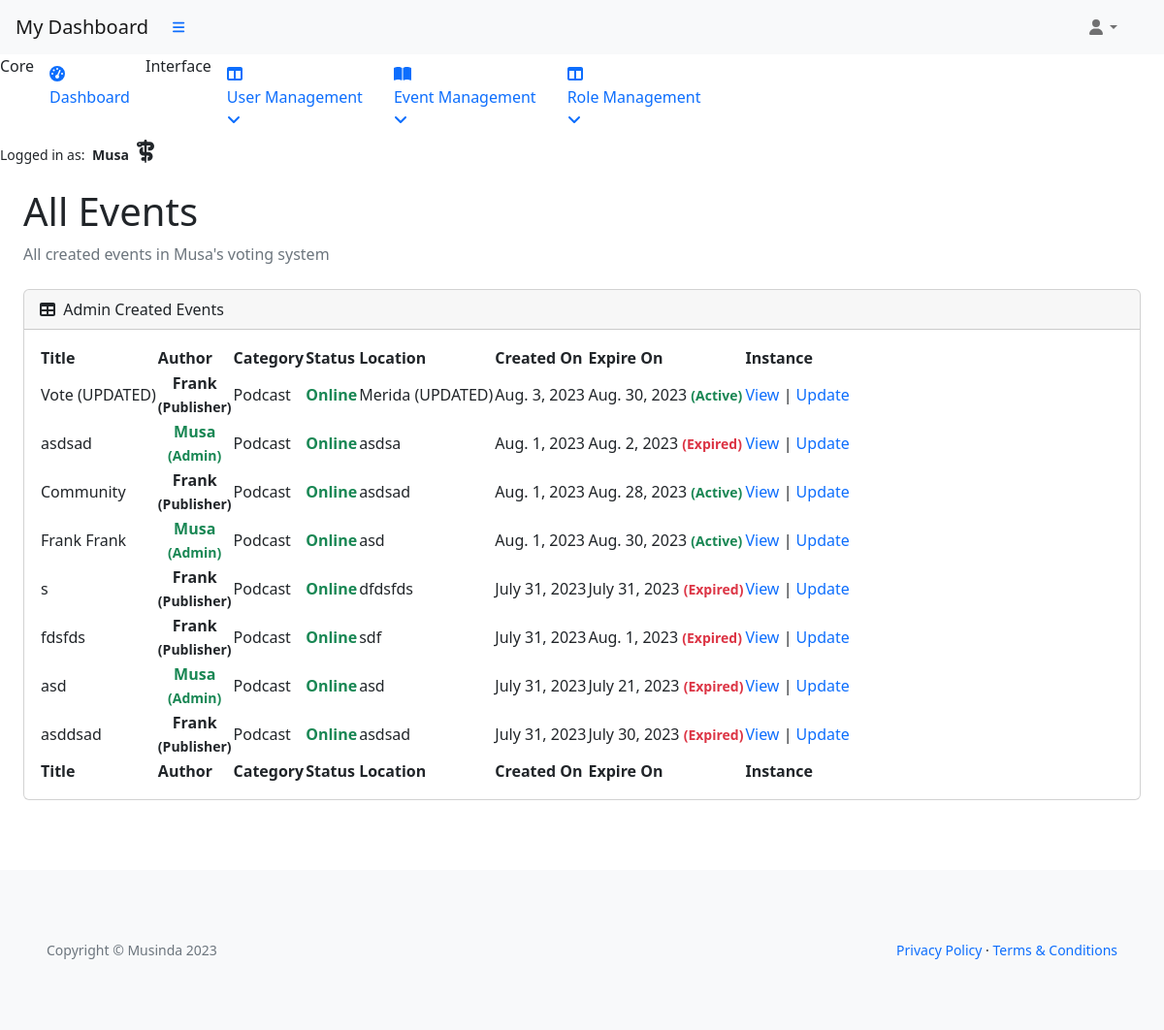
Page /office/all (signed in) on the earlier database version.
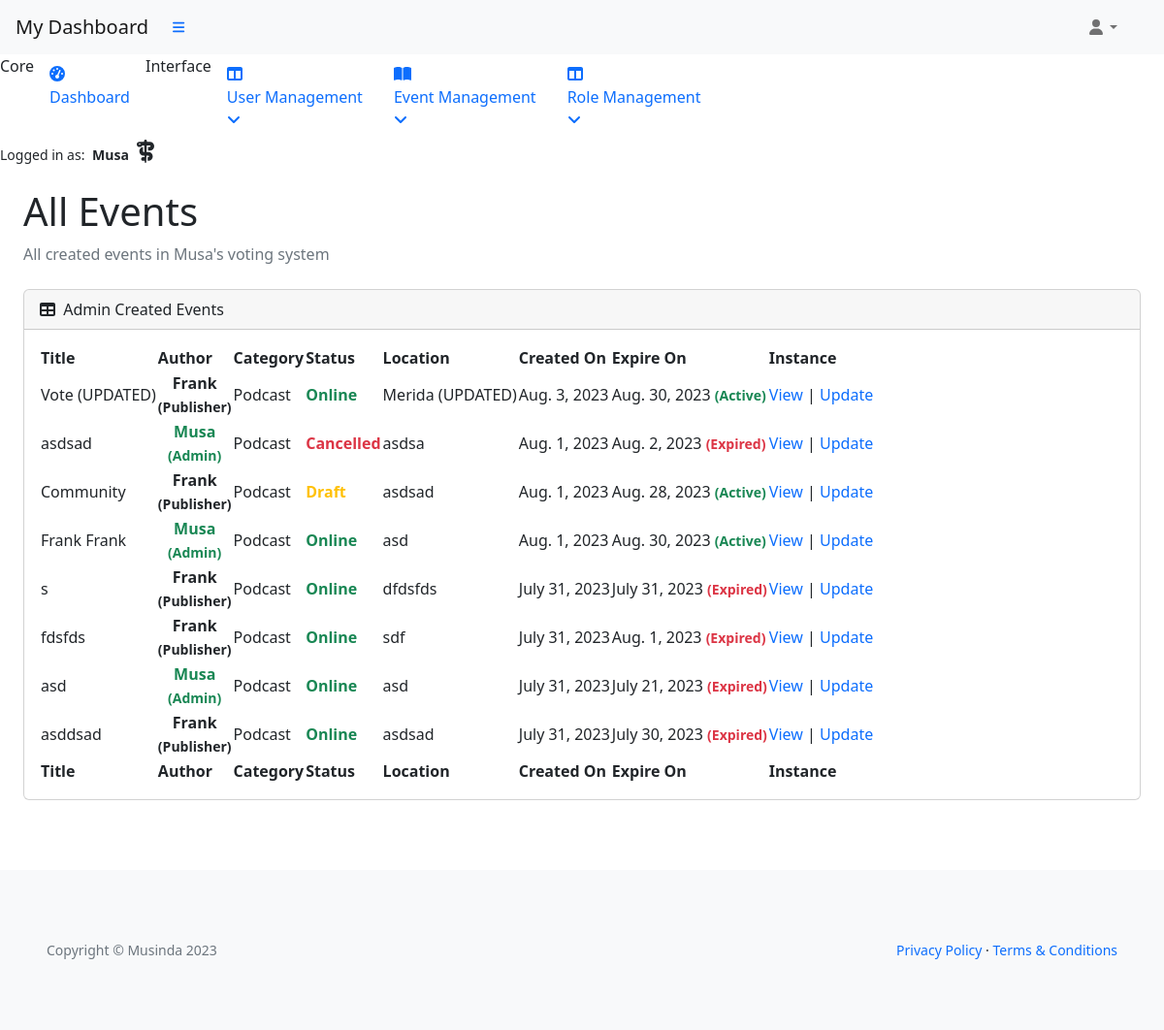
Same page on the later database version.
### vote_management/models.py (models this page shows, shortened)
class VoteCard(models.Model):
    title = models.CharField(max_length=80, unique=True)
    slug = models.SlugField(max_length=200, unique=True)
    author = models.ForeignKey(
        'musa.UserProfile', on_delete=models.CASCADE, related_name="card_author")
    category = models.ForeignKey(
        Category, on_delete=models.CASCADE, related_name="categories")
    mission = models.CharField(max_length=80)
    location = models.CharField(max_length=80)
    description = models.TextField(max_length=264)
    expire = models.DateField()
    event_image = CloudinaryField('image', default='placeholder')
    vote_record = models.ManyToManyField('musa.UserProfile', through='VoteRecord',
                                         related_name='user_votes', blank=True)
    candidates = models.ManyToManyField('ElectedPerson', related_name='vote_cards',
                                        blank=True)
    status = models.IntegerField(choices=STATUS, default=0)
    excerpt = models.TextField(blank=True)
    type = models.IntegerField(choices=CARD_TYPE, default=0)
    created_on = models.DateField(auto_now_add=True)
    class Meta:
        ordering = ['-created_on']

class Category(models.Model):
    category_name = models.CharField(max_length=50, unique=True)
    class Meta:
        ordering = ['category_name']
        verbose_name_plural = "Categories"

### musa/models.py (models this page shows)
class UserProfile(AbstractUser):
    verified = models.BooleanField(default=False)
    role = models.IntegerField(choices=ROLES, default=0)
    user_card = models.ManyToManyField(
        'vote_management.VoteCard', through='vote_management.VoteRecord', related_name='user_cards')
    class Meta:
        ordering = ['username']
    def __str__(self):
        return self.username

### vote_management/views.py (the view)
# urls.py: path('office/all', AdminEventList.as_view(),
class AdminEventList(AdminRequiredMixin, AdminBaseListView):
    template_name = 'backend/admin-dashboard/all_events.html'
    context_object_name = 'admin_all_events'

### admin_profile/views.py (called while the page is built)
    def test_func(self):
        user_profile = self.request.user
        return user_profile and user_profile.role == 2

### vote_management/views.py (called while the page is built)
    def get_queryset(self):
        return VoteCard.objects.order_by('-created_on')

### templates/backend/admin-dashboard/all_events.html (shortened to what the changed rows need)
{% extends "backend/admin-dashboard/base.html" %}
{% block content%}
<div id="layoutSidenav_content">
    <main>
        <div class="container-fluid p-4 pt-0">
            <h1 class="mt-4">All Events</h1>
            <div class="card mb-4">
                <div class="card-body">
                    <table id="datatablesSimple">
                        <thead>
                            <tr>
                                <th>Title</th>
                                <th>Author</th>
                                <th>Category</th>
                                <th>Status</th>
                                <th>Location</th>
                                <th>Created On</th>
                                <th>Expire On</th>
                                <th>Instance</th>
                            </tr>
                        </thead>
                        <tfoot>
                            <tr>
                                <th>Title</th>
                                <th>Author</th>
                                <th>Category</th>
                                <th>Status</th>
                                <th>Location</th>
                                <th>Created On</th>
                                <th>Expire On</th>
                                <th>Instance</th>
                            </tr>
                        </tfoot>
                        <tbody>
                            {% for event in admin_all_events.all %}
                            <tr>
                                <td>{{ event.title }}</td>
                                {% if event.author.username == request.user.username %}
                                <td>
                                    <p class="text-success my-0 py-0 fw-semibold text-center">
                                        {{ event.author }}
                                        <small><br>({{ event.author.get_role_display }})</small>
                                    </p>
                                </td>
                                {% else %}
                                <td>
                                    <p class="my-0 py-0 fw-semibold text-center">
                                        {{ event.author }}
                                        <small><br>({{ event.author.get_role_display }})</small>
                                    </p>
                                </td>
                                {% endif %}
                                <td>{{ event.category.category_name }}</td>
                                {% if event.status == 1 %}
                                <td>
                                    <p class="text-success my-0 py-0 fw-semibold">
                                        {{ event.get_status_display }}
                                    </p>
                                </td>
                                {% elif event.status == 2%}
                                <td>
                                    <p class="text-danger my-0 py-0 fw-semibold">
                                        {{ event.get_status_display }}
                                    </p>
                                </td>
                                {% elif event.status == 0 %}
                                <td>
                                    <p class="text-warning my-0 py-0 fw-semibold">
                                        {{ event.get_status_display }}
                                    </p>
                                </td>
                                {% else %}
                                <td>
                                    <p class="text-primary my-0 py-0 fw-semibold">
                                        {{ event.get_status_display }}
                                    </p>
                                </td>
                                {% endif %}
                                <td>{{ event.location }}</td>
                                <td>{{ event.created_on }}</td>
                                {% if event.expire|date:"Y-m-d" == current_date %}
                                <td>{{ event.expire }}
                                    <small class="text-warning fw-semibold">(Today)</small>
                                </td>
                                {% elif event.expire|date:"Y-m-d" < current_date %}
                                <td>{{ event.expire }}
                                    <small class="text-danger fw-semibold">(Expired)</small>
                                </td>
                                {% else %}
                                <td>{{ event.expire }}
                                    <small class="text-success fw-semibold">(Active)</small>
                                </td>
                                {% endif %}
                                <td>
                                    <a href="{% url 'admin_single' event.slug %}">View</a> |
                                    <a href="{% url 'admin_card_update' event.slug %}">Update</a>
                                </td>
                            </tr>
                            {% endfor %}
                        </tbody>
                    </table>
                </div>
            </div>
        </div>
    </main>
</div>
{% endblock %}

Differences in the rows shown:
changed VoteCard "asdsa": status "Online" → "Cancelled"
changed VoteCard "Community": status "Online" → "Draft"
